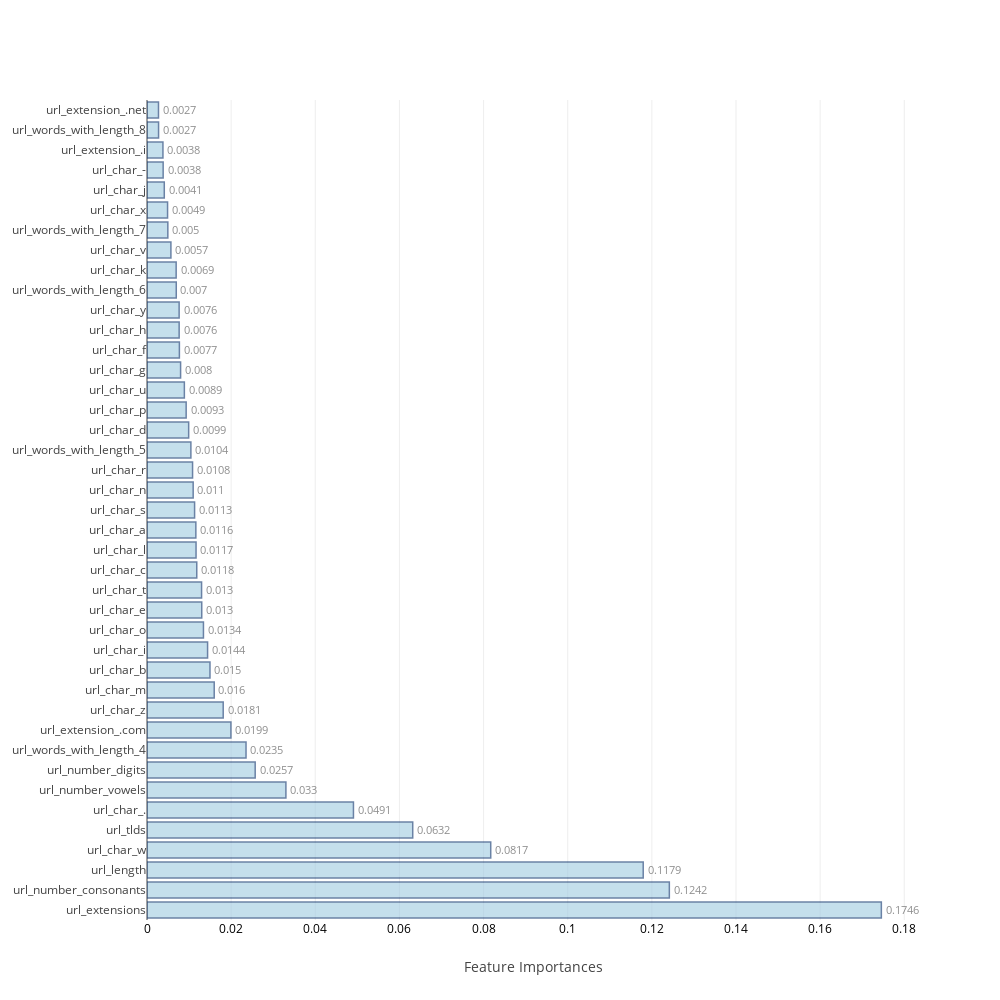
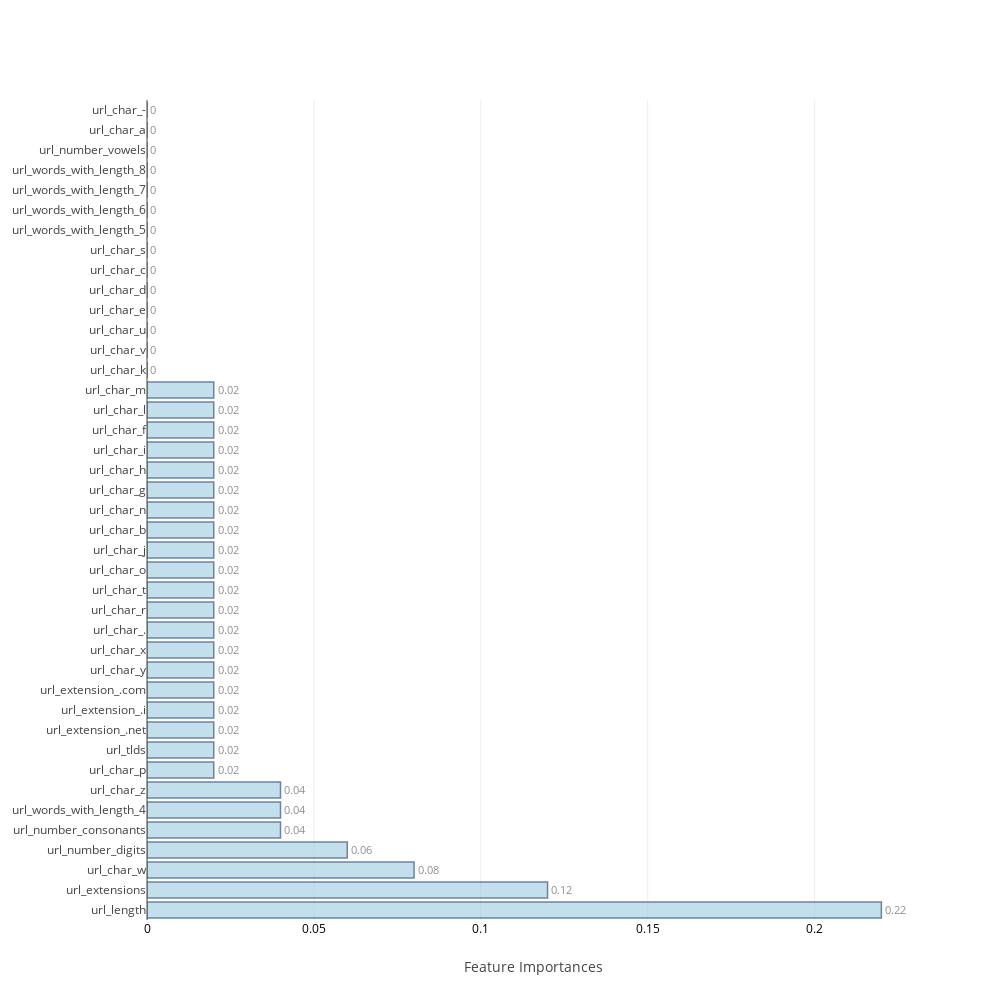
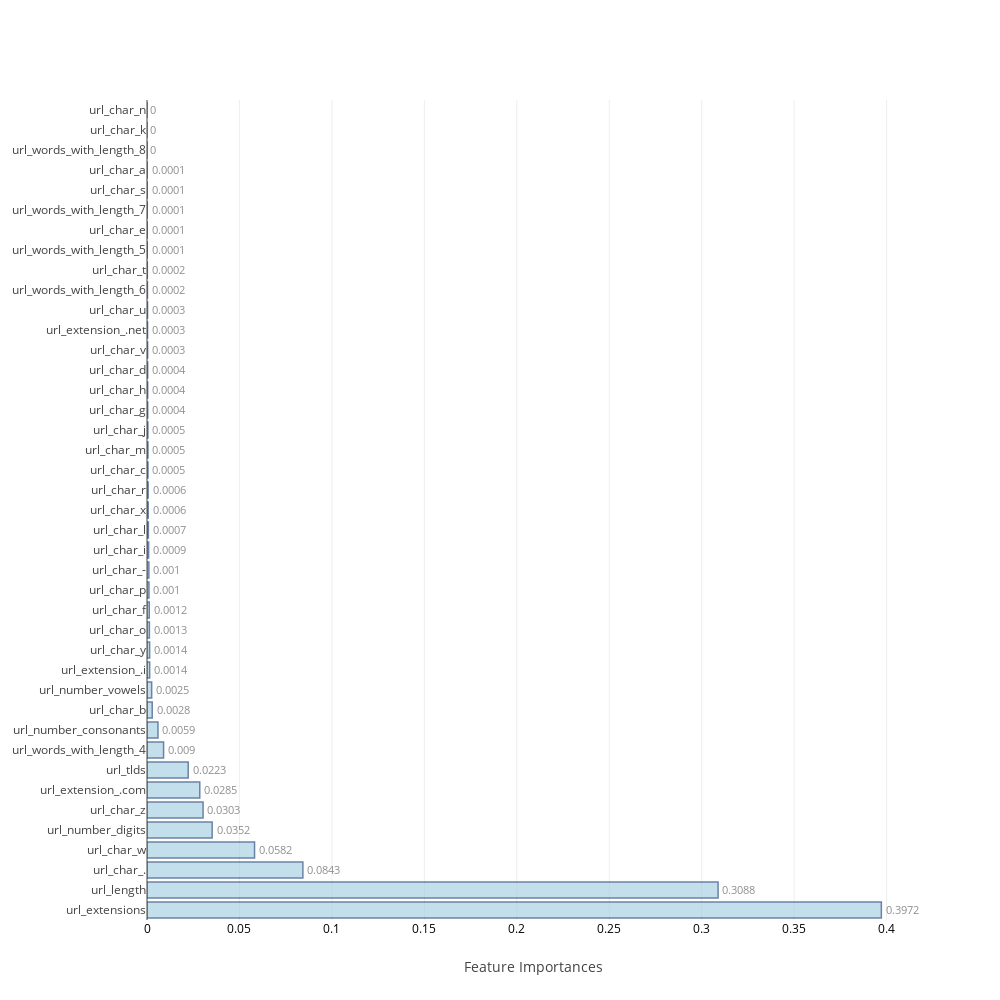
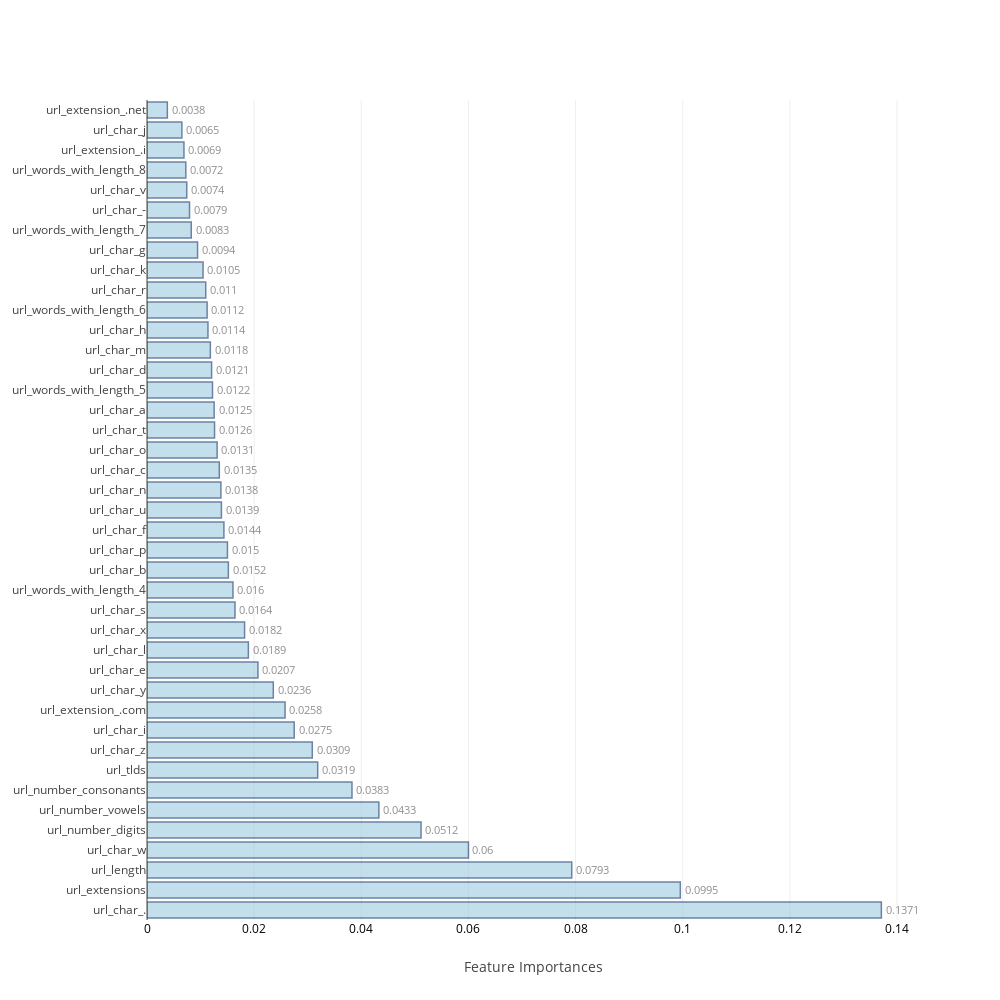

The code cell stored with these charts, in order, in its notebook:
### Code cell
feat_imp=[None]*4
j=0
for i in range(0,8):
    if i>=2 and i<=5:
        model,cm_train,cm_test,acc_train,acc_test,roc_auc,feat_imp[j],mcc=f[i](scaled_X_train,train_Y,scaled_X_test,test_Y,columns)
        j=j+1
    else:
        model,cm_train,cm_test,acc_train,acc_test,roc_auc,mcc=f[i](scaled_X_train,train_Y,scaled_X_test,test_Y)
    table_80_50_train.loc[i]=   ([acc_train,cm_train.TP,cm_train.TN,cm_train.FP,cm_train.FN,cm_train.FPR,cm_train.FNR])
    table_80_50_test.loc[i] =   ([acc_test ,cm_test.TP, cm_test.TN, cm_test.FP, cm_test.FN, cm_test.FPR, cm_test.FNR,roc_auc,mcc])
    print("\n")

### Figure 1 — Plotly figure (JSON) as saved in the notebook; plotly's stock layout.template omitted (floating-point values rounded to 4 significant figures)
{"data": [{"marker": {"color": "rgb(158,202,225)", "line": {"color": "rgb(8,48,107)", "width": 1.5}}, "opacity": 0.6, "orientation": "h", "text": [0.1746, 0.1242, 0.1179, 0.0817, 0.0632, 0.0491, 0.033, 0.0257, 0.0235, 0.0199, 0.0181, 0.016, 0.015, 0.0144, 0.0134, 0.013, 0.013, 0.0118, 0.0117, 0.0116, 0.0113, 0.011, 0.0108, 0.0104, 0.0099, 0.0093, 0.0089, 0.008, 0.0077, 0.0076, 0.0076, 0.007, 0.0069, 0.0057, 0.005, 0.0049, 0.0041, 0.0038, 0.0038, 0.0027, 0.0027], "textposition": "outside", "type": "bar", "uid": "924d66c9-e4c5-432d-a145-2db8b54a0469", "x": [0.1746, 0.1242, 0.1179, 0.0817, 0.06316, 0.04907, 0.03302, 0.02571, 0.02354, 0.01995, 0.01811, 0.01597, 0.01497, 0.0144, 0.01342, 0.01301, 0.01297, 0.01183, 0.01166, 0.01161, 0.01131, 0.01097, 0.01083, 0.01043, 0.009905, 0.009307, 0.00888, 0.007984, 0.0077, 0.007642, 0.007638, 0.006956, 0.006932, 0.005682, 0.004951, 0.00489, 0.004108, 0.003839, 0.00379, 0.002749, 0.002731], "y": ["url_extensions", "url_number_consonants", "url_length", "url_char_w", "url_tlds", "url_char_.", "url_number_vowels", "url_number_digits", "url_words_with_length_4", "url_extension_.com", "url_char_z", "url_char_m", "url_char_b", "url_char_i", "url_char_o", "url_char_e", "url_char_t", "url_char_c", "url_char_l", "url_char_a", "url_char_s", "url_char_n", "url_char_r", "url_words_with_length_5", "url_char_d", "url_char_p", "url_char_u", "url_char_g", "url_char_f", "url_char_h", "url_char_y", "url_words_with_length_6", "url_char_k", "url_char_v", "url_words_with_length_7", "url_char_x", "url_char_j", "url_char_-", "url_extension_.i", "url_words_with_length_8", "url_extension_.net"]}], "layout": {"autosize": false, "height": 1000, "width": 1000, "xaxis": {"tickfont": {"color": "black", "size": 12}, "title": "Feature Importances"}, "yaxis": {"automargin": true}}}

### Figure 2 — Plotly figure (JSON) as saved in the notebook; plotly's stock layout.template omitted (floating-point values rounded to 4 significant figures)
{"data": [{"marker": {"color": "rgb(158,202,225)", "line": {"color": "rgb(8,48,107)", "width": 1.5}}, "opacity": 0.6, "orientation": "h", "text": [0.22, 0.12, 0.08, 0.06, 0.04, 0.04, 0.04, 0.02, 0.02, 0.02, 0.02, 0.02, 0.02, 0.02, 0.02, 0.02, 0.02, 0.02, 0.02, 0.02, 0.02, 0.02, 0.02, 0.02, 0.02, 0.02, 0.02, 0, 0, 0, 0, 0, 0, 0, 0, 0, 0, 0, 0, 0, 0], "textposition": "outside", "type": "bar", "uid": "9b486016-5813-46c4-8f27-6def94e0b8cf", "x": [0.22, 0.12, 0.08, 0.06, 0.04, 0.04, 0.04, 0.02, 0.02, 0.02, 0.02, 0.02, 0.02, 0.02, 0.02, 0.02, 0.02, 0.02, 0.02, 0.02, 0.02, 0.02, 0.02, 0.02, 0.02, 0.02, 0.02, 0, 0, 0, 0, 0, 0, 0, 0, 0, 0, 0, 0, 0, 0], "y": ["url_length", "url_extensions", "url_char_w", "url_number_digits", "url_number_consonants", "url_words_with_length_4", "url_char_z", "url_char_p", "url_tlds", "url_extension_.net", "url_extension_.i", "url_extension_.com", "url_char_y", "url_char_x", "url_char_.", "url_char_r", "url_char_t", "url_char_o", "url_char_j", "url_char_b", "url_char_n", "url_char_g", "url_char_h", "url_char_i", "url_char_f", "url_char_l", "url_char_m", "url_char_k", "url_char_v", "url_char_u", "url_char_e", "url_char_d", "url_char_c", "url_char_s", "url_words_with_length_5", "url_words_with_length_6", "url_words_with_length_7", "url_words_with_length_8", "url_number_vowels", "url_char_a", "url_char_-"]}], "layout": {"autosize": false, "height": 1000, "width": 1000, "xaxis": {"tickfont": {"color": "black", "size": 12}, "title": "Feature Importances"}, "yaxis": {"automargin": true}}}

### Figure 3 — Plotly figure (JSON) as saved in the notebook; plotly's stock layout.template omitted (floating-point values rounded to 4 significant figures)
{"data": [{"marker": {"color": "rgb(158,202,225)", "line": {"color": "rgb(8,48,107)", "width": 1.5}}, "opacity": 0.6, "orientation": "h", "text": [0.3972, 0.3088, 0.0843, 0.0582, 0.0352, 0.0303, 0.0285, 0.0223, 0.009, 0.0059, 0.0028, 0.0025, 0.0014, 0.0014, 0.0013, 0.0012, 0.001, 0.001, 0.0009, 0.0007, 0.0006, 0.0006, 0.0005, 0.0005, 0.0005, 0.0004, 0.0004, 0.0004, 0.0003, 0.0003, 0.0003, 0.0002, 0.0002, 0.0001, 0.0001, 0.0001, 0.0001, 0.0001, 0, 0, 0], "textposition": "outside", "type": "bar", "uid": "4f28fa41-bbef-477f-ba77-bc7be13a9006", "x": [0.3972, 0.3088, 0.0843, 0.05816, 0.03524, 0.03032, 0.02854, 0.02228, 0.008967, 0.005919, 0.00282, 0.002527, 0.001445, 0.001427, 0.001296, 0.001228, 0.00105, 0.001001, 0.0008795, 0.0007441, 0.0006467, 0.0006191, 0.0005243, 0.0005207, 0.0004833, 0.0003888, 0.0003766, 0.0003665, 0.0003467, 0.0003015, 0.0002902, 0.000239, 0.0001752, 0.0001344, 0.0001119, 0.0001061, 0.0001004, 8.64e-05, 3e-05, 0, 0], "y": ["url_extensions", "url_length", "url_char_.", "url_char_w", "url_number_digits", "url_char_z", "url_extension_.com", "url_tlds", "url_words_with_length_4", "url_number_consonants", "url_char_b", "url_number_vowels", "url_extension_.i", "url_char_y", "url_char_o", "url_char_f", "url_char_p", "url_char_-", "url_char_i", "url_char_l", "url_char_x", "url_char_r", "url_char_c", "url_char_m", "url_char_j", "url_char_g", "url_char_h", "url_char_d", "url_char_v", "url_extension_.net", "url_char_u", "url_words_with_length_6", "url_char_t", "url_words_with_length_5", "url_char_e", "url_words_with_length_7", "url_char_s", "url_char_a", "url_words_with_length_8", "url_char_k", "url_char_n"]}], "layout": {"autosize": false, "height": 1000, "width": 1000, "xaxis": {"tickfont": {"color": "black", "size": 12}, "title": "Feature Importances"}, "yaxis": {"automargin": true}}}

### Figure 4 — Plotly figure (JSON) as saved in the notebook; plotly's stock layout.template omitted (floating-point values rounded to 4 significant figures)
{"data": [{"marker": {"color": "rgb(158,202,225)", "line": {"color": "rgb(8,48,107)", "width": 1.5}}, "opacity": 0.6, "orientation": "h", "text": [0.1371, 0.0995, 0.0793, 0.06, 0.0512, 0.0433, 0.0383, 0.0319, 0.0309, 0.0275, 0.0258, 0.0236, 0.0207, 0.0189, 0.0182, 0.0164, 0.016, 0.0152, 0.015, 0.0144, 0.0139, 0.0138, 0.0135, 0.0131, 0.0126, 0.0125, 0.0122, 0.0121, 0.0118, 0.0114, 0.0112, 0.011, 0.0105, 0.0094, 0.0083, 0.0079, 0.0074, 0.0072, 0.0069, 0.0065, 0.0038], "textposition": "outside", "type": "bar", "uid": "f76760ff-e218-48ad-9456-5d0f3e17b1a1", "x": [0.1371, 0.09954, 0.07928, 0.06, 0.05115, 0.04328, 0.03826, 0.03186, 0.03085, 0.02748, 0.02577, 0.02357, 0.02071, 0.01892, 0.01821, 0.01642, 0.01604, 0.01518, 0.01501, 0.01436, 0.01389, 0.01379, 0.0135, 0.01309, 0.01261, 0.01254, 0.01223, 0.01206, 0.01182, 0.01138, 0.01122, 0.01096, 0.01046, 0.00944, 0.00826, 0.007936, 0.007418, 0.00724, 0.006896, 0.006512, 0.003797], "y": ["url_char_.", "url_extensions", "url_length", "url_char_w", "url_number_digits", "url_number_vowels", "url_number_consonants", "url_tlds", "url_char_z", "url_char_i", "url_extension_.com", "url_char_y", "url_char_e", "url_char_l", "url_char_x", "url_char_s", "url_words_with_length_4", "url_char_b", "url_char_p", "url_char_f", "url_char_u", "url_char_n", "url_char_c", "url_char_o", "url_char_t", "url_char_a", "url_words_with_length_5", "url_char_d", "url_char_m", "url_char_h", "url_words_with_length_6", "url_char_r", "url_char_k", "url_char_g", "url_words_with_length_7", "url_char_-", "url_char_v", "url_words_with_length_8", "url_extension_.i", "url_char_j", "url_extension_.net"]}], "layout": {"autosize": false, "height": 1000, "width": 1000, "xaxis": {"tickfont": {"color": "black", "size": 12}, "title": "Feature Importances"}, "yaxis": {"automargin": true}}}
